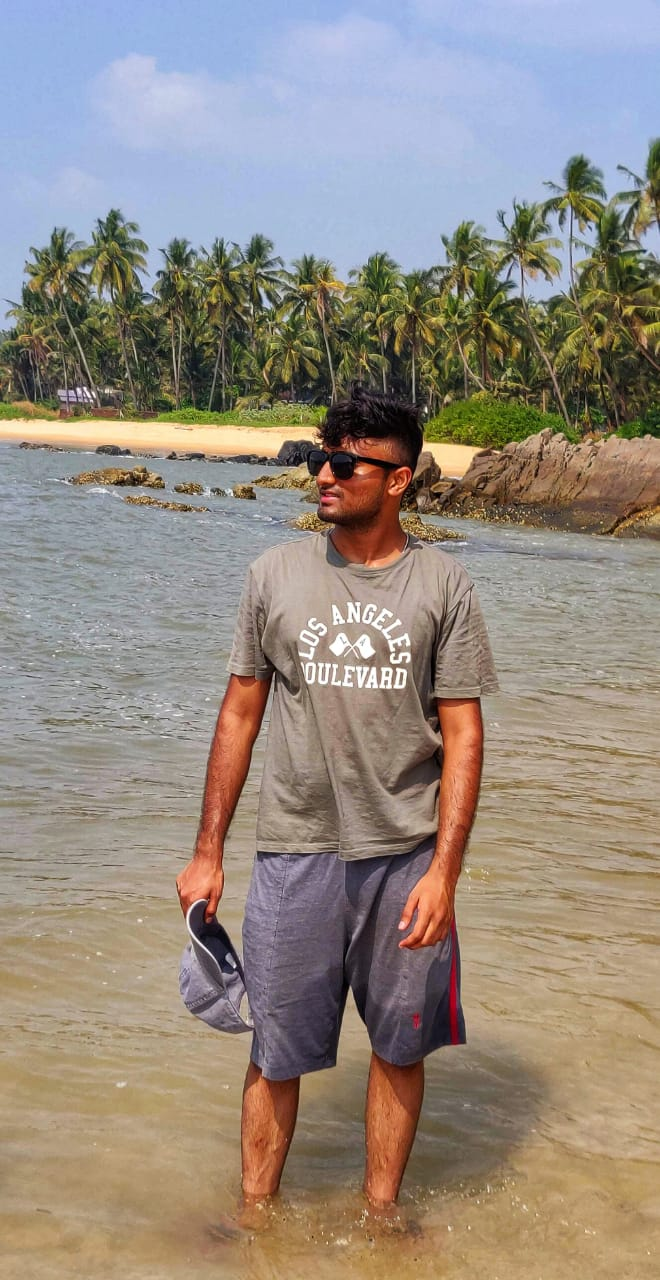
%> input picture me.jpg, 660 x 1280 px
$ octave adding_a_crown.m   (GNU Octave 9; MATLAB toolbox functions it lacks are replaced by stand-ins)
%> lines starting %> are read from the running program, lines starting %| are printed output that depends on the picture

x=imread('me.jpg');
%> x is the input picture: size 1280x660x3 uint8; mean R, G, B 148.5, 138.4, 128.1
y=imread('crown1.jpg');
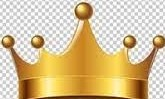
%> input picture crown1.jpg, 165 x 99 px
%> y is the input picture: size 99x165x3 uint8; mean R, G, B 215.5, 193.4, 150.4


I=imresize(y,[50 50]);
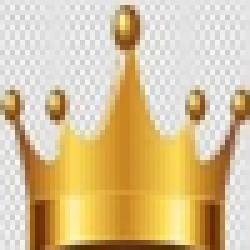
%> I: size 50x50x3 uint8 (shown 5 times larger); mean R, G, B 215.5, 193.4, 150.4
%imtool(x)

new = x;
%> (the run ends here)
